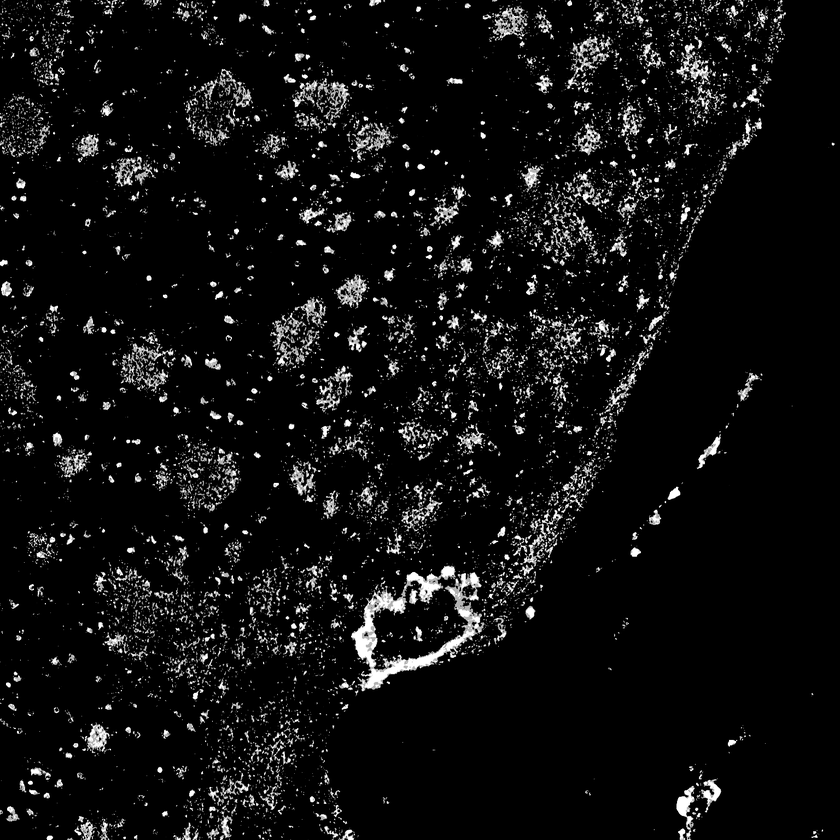
#> input picture neuron_seg/pipeline/post_threshold_morphology_120.png, 840 x 840 px, shrunk from 1536 x 1536 before the run
$ python cc_bbox.py
#> lines starting #> are read from the running program, lines starting #| are printed output that depends on the picture; after the words box and inside, x2 and y2 are one past the last pixel; in counts of white or black regions, pixels touching at a corner belong together

import numpy as np
import cv2
from itertools import chain
import matplotlib.pyplot as plt
import statistics
import math

img = cv2.imread('../post_threshold_morphology_120.png', 0)
#> img is the input picture: shape (840, 840); min 0, max 255, mean 16.4
# store corresponding areas of each component, set thresholds of areas later on
print(img)
#> (printed output is left out)
w = np.zeros(img.shape)

dx = [-1, 0, 1, 1, 1, 0, -1, -1]
dy = [1, 1, 1, 0, -1, -1, -1, 0]

def points(x, y):
	coords = list()
	# generate 8 neighbors of a point
	for k in range(8):
		nx = x + dx[k]
		ny = y + dy[k]
		coords.append((nx, ny))
	return coords

def cond_checker(nx, ny):
	# boundary check for image
	if (nx >= 0 and nx < img.shape[0] and ny >= 0 and ny < img.shape[1]):
	# check if image component is already detected
		if (img[nx][ny] and not(w[nx][ny])):
			return True

Set = 1
area = 0
set_area = {}
# iterating all points
for x in range(img.shape[0]):
	for y in range(img.shape[1]):
		if (cond_checker(x, y)):
			# first point of connected component
			w[x][y] = Set
			test_points = points(x, y)
			left = math.inf
			right = 0
			top = math.inf
			bottom = 0
			# iterate while parts of connected components still detected
			while(len(test_points) > 0):
				# Initialize space to store next generation of test points
				temp = list()
				# looping through all the current test points
				for (nx, ny) in test_points:
					if (cond_checker(nx, ny)):
						w[nx][ny] = Set
						temp.append(points(nx, ny))
						if (nx < left):
							left = nx
						if (nx > right):
							right = nx
						if (ny < top):
							top = ny
						if (ny > bottom):
							bottom = ny
				temp = list(chain(*temp))
				test_points = temp
				# print(test_points)
			area = (bottom - top) * (right - left)
			set_area[Set] = area
			Set += 1
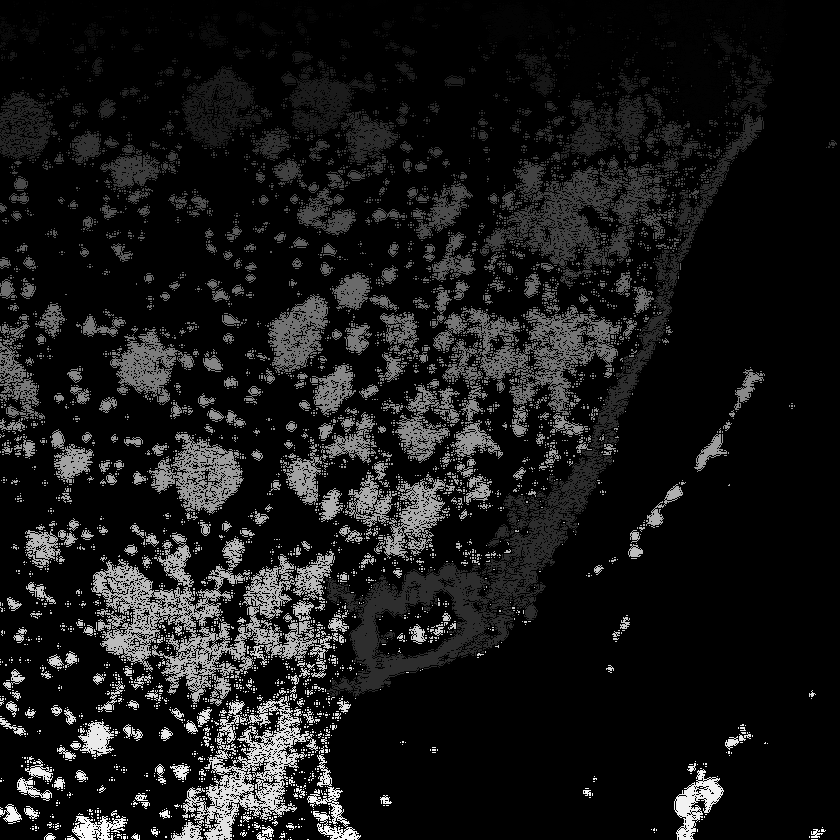
#> w: shape (840, 840) float64; min 0, max 5571, mean 529.6; drawn with min black and max white
#> after the loop, Set = 5572

cc = np.array(w)
unique, counts = np.unique(cc, return_counts = True)
#> unique = 5572 values from 0 to 5571
cc_stas = dict(zip(unique, counts))

print("max of those counts: ", max(counts))
#| max of those counts:  548154
print("min of those counts: ", min(counts))
#| min of those counts:  1
print("median of those", statistics.median(counts))
#| median of those 2.0

"""
low_threshold = 30
high_threshold = 500
for key, value in cc_stas.items():
	if value > high_threshold or value < low_threshold:
		cc[cc == key] = 0
"""

#plt.hist(np.array(counts), bins='auto')
#plt.gca().set(title='Area cc Histogram', ylabe,l='Frequency')
#plt.show()

# threshold this 2d array image if below certain value
#cc[cc >= 5000] = 0

high_area_thresh = 200
for key, value in set_area.items():
	if value > high_area_thresh:
		cc[cc == key] = 0
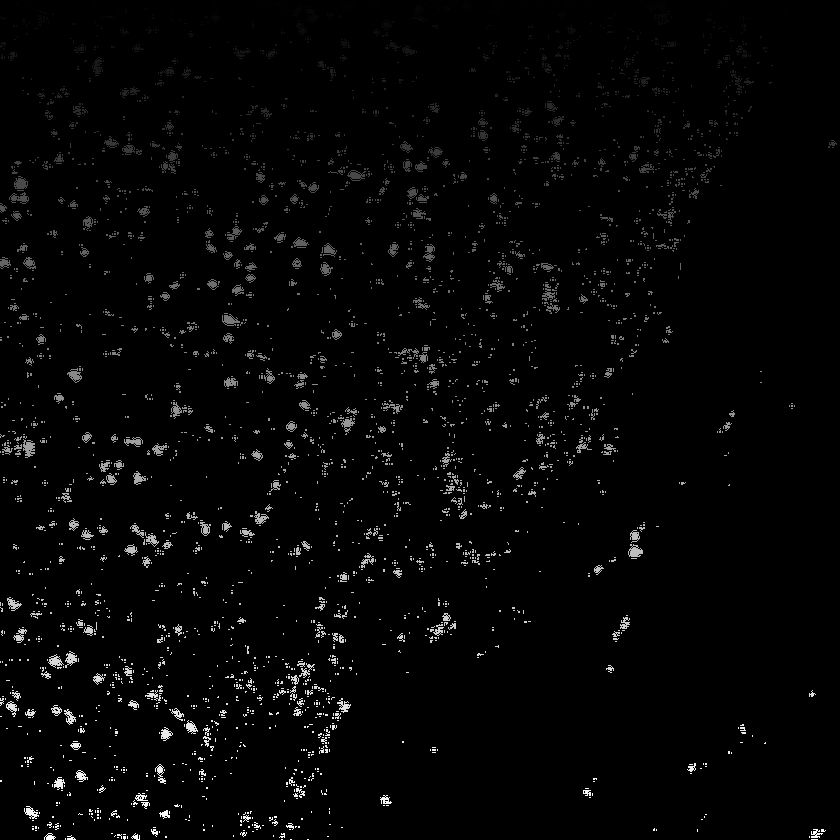
#> cc: shape (840, 840) float64; 18.42% of pixels changed, all inside (x1, y1, x2, y2) = (0, 0, 827, 840); drawn with min black and max white

# print(set_area)
print("max of count: ", max(unique))
#| max of count:  5571.0
print("maximum set in the image: ", np.max(cc))
#| maximum set in the image:  5571.0
# cv2.imwrite("./ccbbox_300.png", cc)
cv2.imwrite("./ccbbox_200.png", cc)
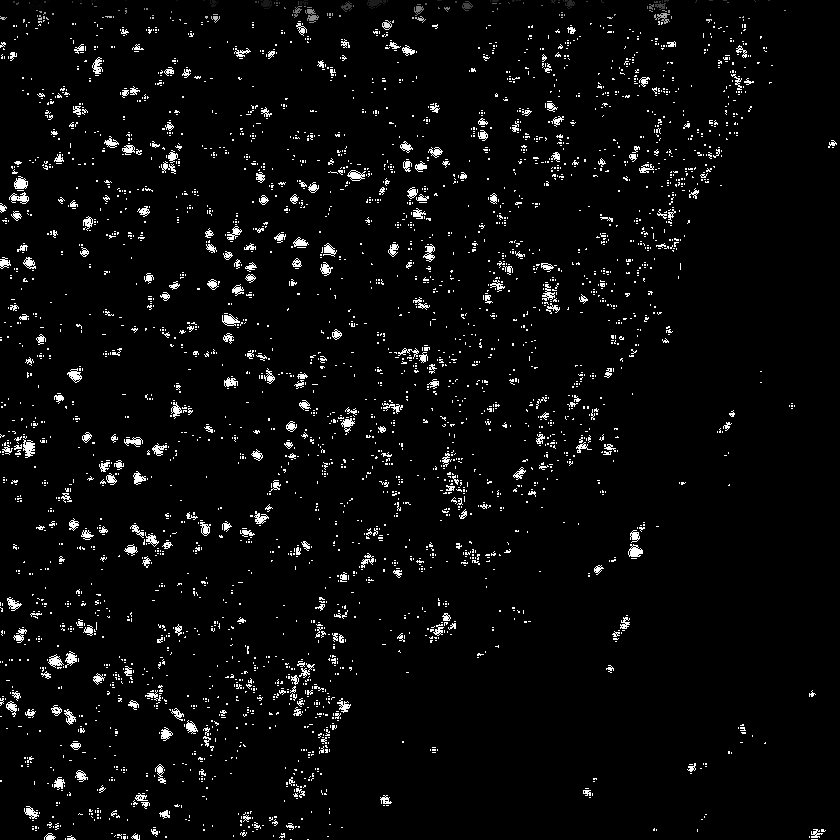
#> saved as ccbbox_200.png: shape (840, 840); min 0, max 255, mean 9.6
